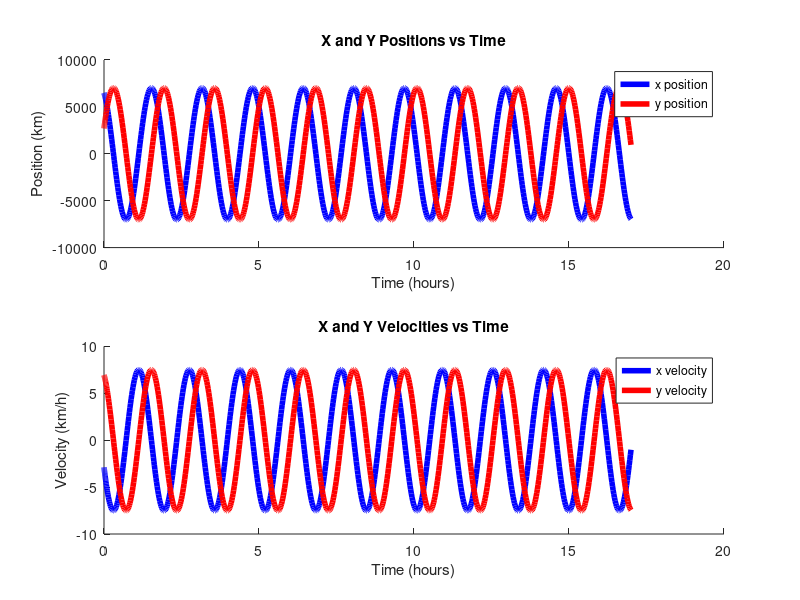

Here is the MATLAB script that generated this plot: (Note: this script raises an error after producing the figure.)
%% Circular Motion
clear
close all
addpath('..')   

% First order form
function qdot = circ_orbit(t, q)
    mu = 6.6743e-11 * 5.972e24 / 1000^3; % km^3 / s^2 Standard gravitational constant for Earth
    qdot = zeros(4,1);
    qdot(1) = q(2);
    qdot(2) = -mu * q(1) / ( sqrt(q(1)^2 + q(3)^2) ^ 3 );
    qdot(3) = q(4);
    qdot(4) = -mu * q(3) / ( sqrt(q(1)^2 + q(3)^2) ^ 3 );
end


% Initial conditions
x0 = 6500; % km
y0 = 2700; % km

% Constants
mu = 6.6743e-11 * 5.972e24 / 1000^3; % km^3 / s^2 Standard gravitational constant for Earth
r = sqrt(x0^2 + y0^2); % km radius from Earth's center to spacecraft
V = sqrt(mu / r); % km/s orbital tangential speed
xdot0 = -V * y0/r; % km/s
ydot0 = V * x0/r; % km/s

q0 = [x0 xdot0 y0 ydot0];


% Time interval
tspan = [0 3600*17]; % s

% Numerically solve
options = odeset('RelTol',1e-5,'AbsTol',1e-6); % Adjust tolerances 
[t, q] = ode45(@circ_orbit, tspan, q0, options);

% Time in hours
t = t/3600; % hours

% Plot results
figure

% X and Y positions vs. Time
% Extract Coordinates 
x = q(:, 1);
y = q(:, 3);

subplot(2,1,1)
hold on
plot(t, x, 'b', 'LineWidth', 4, 'DisplayName', 'x position') 
plot(t, y, 'r', 'LineWidth', 4, 'DisplayName', 'y position') 
xlabel('Time (hours)')
ylabel('Position (km)')
title('X and Y Positions vs Time')
legend('Location', 'best') 
hold off

% Velocities vs. Time
subplot(2,1,2)
hold on

% Extract Components of Velocity
xdot = q(:, 2); % Velocity along x-axis
ydot = q(:, 4); % Velocity along y-axis

plot(t, xdot, 'b', 'LineWidth', 4, 'DisplayName', 'x velocity') 
plot(t, ydot, 'r', 'LineWidth', 4, 'DisplayName', 'y velocity') 
xlabel('Time (hours)')
ylabel('Velocity (km/h)')
title('X and Y Velocities vs Time')
legend('Location', 'best') 
hold off
latex_fig(12, 5.4, 2.75)

% Invariant Values vs Tim
% Distance from Earth's center to spacecraft
rsim = sqrt(x.^2 + y.^2); 
radius_error = (r - rsim)/r * 100; % percent

% Kinetic Energy
kesim = 1/2 * (xdot.^2 + ydot.^2);
ke_error = (1/2*V^2 - kesim) / (1/2*V^2) * 100; % percent

% Magnitude of Angular Momentum
hsim = sqrt(x.^2 + y.^2) .* sqrt(xdot.^2 + ydot.^2);
h_error = (r*V - hsim) / (r*V) * 100; % percent 

figure
subplot(2,1,1)
hold on
plot(t, radius_error, 'k', 'LineWidth', 4, 'DisplayName', "Distance from Earth's Center") 
plot(t, ke_error, 'm', 'LineWidth', 4, 'DisplayName', "Kinetic Energy") 
plot(t, h_error, 'c', 'LineWidth', 4, 'DisplayName', "Magnitude of Angular Momentum") 

xlabel('Time (hours)')
ylabel('Percent Error (%)')
title('Percent Errors of Invariants')
legend('Location', 'best')
hold off
latex_fig(12, 6, 3.3)

% Orbit in XY plane
subplot(2,1,2)
plot(x, y, 'm', 'LineWidth', 4)
xlabel('x position (km)')
ylabel('y position (km)')
title('Orbital Trajectory in XY Plane')
axis equal 

latex_fig(12, 5.4, 2.75)


%% Stuck Thruster
% Define thrust values to test
thrust_values = [0, 0.1, 0.2, 0.3];

% Initial conditions
x0 = 6500; % km
y0 = 2700; % km
mu = 6.6743e-11 * 5.972e24 / 1000^3; % km^3 / s^2 Standard gravitational constant for Earth
r = sqrt(x0^2 + y0^2); % km radius from Earth's center to spacecraft
V = sqrt(mu / r); % km/s orbital tangential speed
xdot0 = -V * y0 / r; % km/s
ydot0 = V * x0 / r; % km/s
q0 = [x0 xdot0 y0 ydot0];

% Time interval
tspan = [0 3600*20]; % s

% Set up tolerances for ODE solver
options = odeset('RelTol', 1e-5, 'AbsTol', 1e-6);

% Colors for plotting
colors = lines(length(thrust_values));

% Individual plots for positions
figure;
hold on;
for i = 1:length(thrust_values)
    % Current thrust value
    thrust = thrust_values(i);

    % Solve ODE
    [t, q] = ode45(@(t, q) stuck_thruster(t, q, thrust), tspan, q0, options);

    % Time in hours
    t = t / 3600; % Convert seconds to hours

    % Extract positions
    x = q(:, 1);
    y = q(:, 3);

    % Plot positions
    plot(t, x, 'Color', colors(i, :), 'LineWidth', 2, 'DisplayName', sprintf('Thrust = %.2f N (x)', thrust));
    plot(t, y, '--', 'Color', colors(i, :), 'LineWidth', 2, 'DisplayName', sprintf('Thrust = %.2f N (y)', thrust));
end
xlabel('Time (hours)');
ylabel('Position (km)');
title('X and Y Positions vs Time');
legend('Location', 'best');
hold off;
latex_fig(12, 5.4, 2.75)

% Individual plots for velocities
figure;
hold on;
for i = 1:length(thrust_values)
    % Current thrust value
    thrust = thrust_values(i);

    % Solve ODE
    [t, q] = ode45(@(t, q) stuck_thruster(t, q, thrust), tspan, q0, options);

    % Time in hours
    t = t / 3600; % Convert seconds to hours

    % Extract velocities
    xdot = q(:, 2);
    ydot = q(:, 4);

    % Plot velocities
    plot(t, xdot, 'Color', colors(i, :), 'LineWidth', 2, 'DisplayName', sprintf('Thrust = %.2f N (x-dot)', thrust));
    plot(t, ydot, '--', 'Color', colors(i, :), 'LineWidth', 2, 'DisplayName', sprintf('Thrust = %.2f N (y-dot)', thrust));
end
xlabel('Time (hours)');
ylabel('Velocity (km/s)');
title('X and Y Velocities vs Time');
legend('Location', 'best');
hold off;
latex_fig(12, 5.4, 2.75)

% Individual plot for orbital trajectories
figure;
hold on;
for i = 1:length(thrust_values)
    thrust = thrust_values(i);
    [t, q] = ode45(@(t, q) stuck_thruster(t, q, thrust), tspan, q0, options);
    x = q(:, 1);
    y = q(:, 3);
    plot(x, y, 'Color', colors(i, :), 'LineWidth', 2, 'DisplayName', sprintf('Thrust = %.2f N', thrust));
end
xlabel('x position (km)');
ylabel('y position (km)');
title('Orbital Trajectory in XY Plane');
axis equal;
set(gca,'ytick', -5e4:2.5e4:25e4)
legend('Location', 'best');
axis equal
hold off;
latex_fig(12, 5.4, 2.75)

% Define the stuck_thruster function
function qdot = stuck_thruster(t, q, thrust)
    mu = 6.6743e-11 * 5.972e24 / 1000^3; % km^3 / s^2 Standard gravitational constant for Earth
    m = 1700; % kg
    T = thrust; % Newtons 

    qdot = zeros(4, 1);
    qdot(1) = q(2);
    qdot(2) = -mu * q(1) / (sqrt(q(1)^2 + q(3)^2) ^ 3) - (T / m * q(3)) / sqrt(q(1)^2 + q(3)^2);
    qdot(3) = q(4);
    qdot(4) = -mu * q(3) / (sqrt(q(1)^2 + q(3)^2) ^ 3) + (T / m * q(1)) / sqrt(q(1)^2 + q(3)^2);
end

